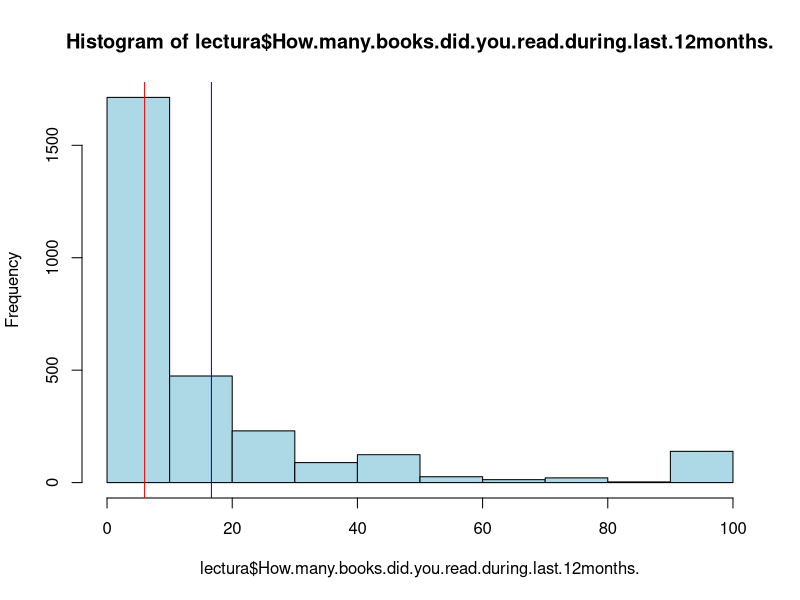
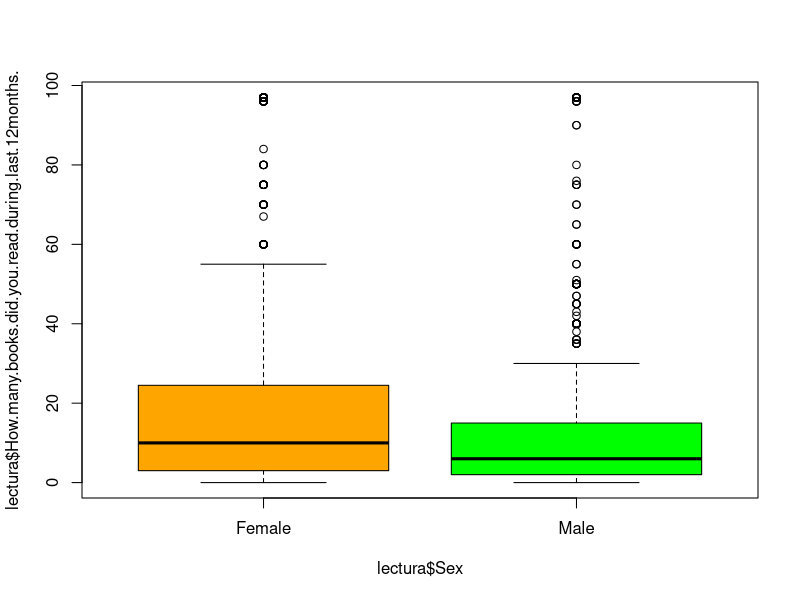
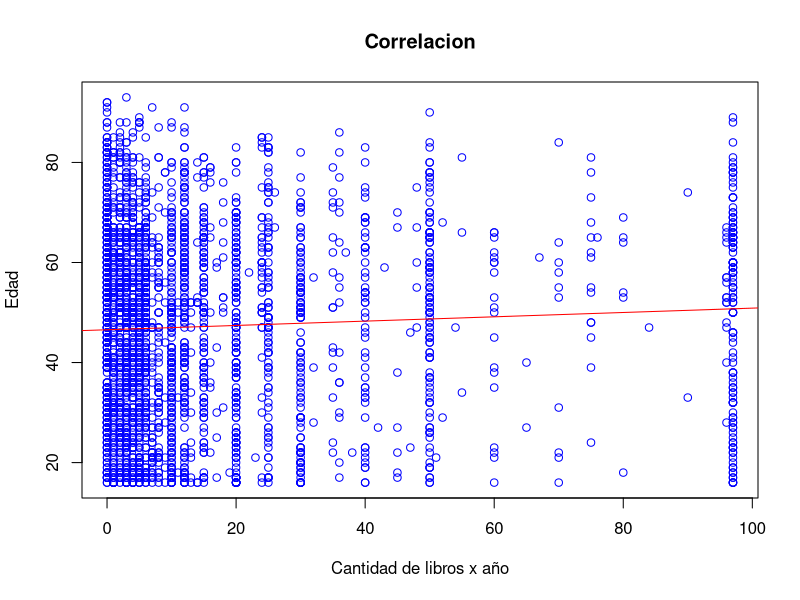
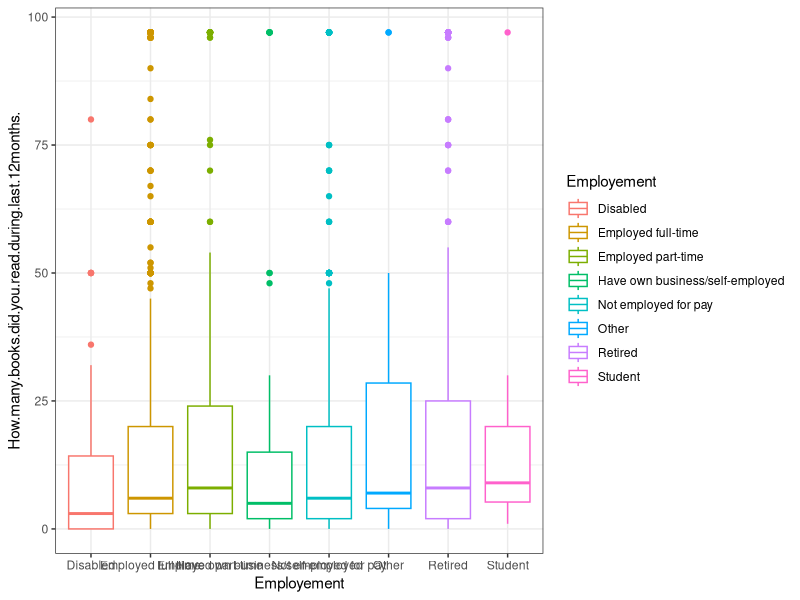
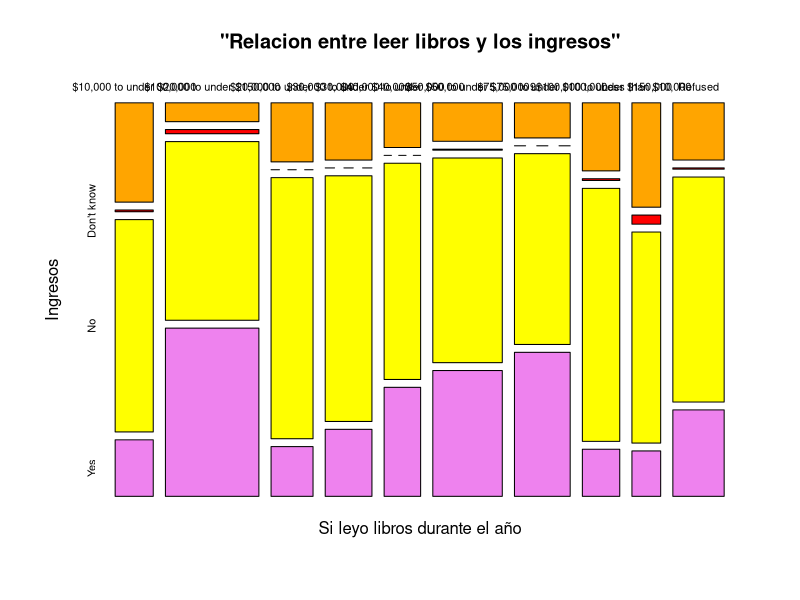
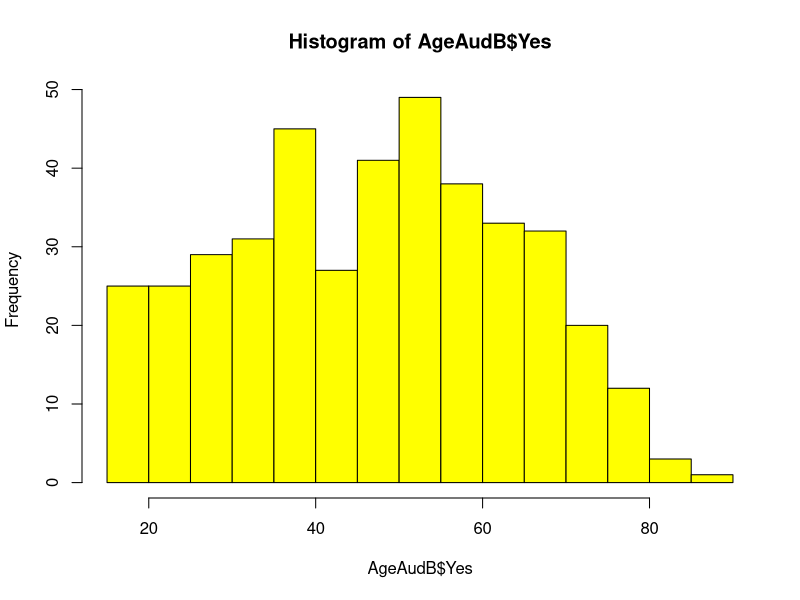

Write the R code that produced these figures, in order.
## ---- chunk 1
lectura <- read.csv("HabitoLeer.csv")
## ---- chunk 2
require(stats)
library (corrplot)
library(ggplot2)
library(dplyr)
library(tidyverse)
library(lubridate)
## ---- chunk 3
summary(lectura)
## ---- chunk 4
summary(lectura$How.many.books.did.you.read.during.last.12months.)
## ---- chunk 5
hist(lectura$How.many.books.did.you.read.during.last.12months.,col="lightblue")
medialib <- mean(lectura$How.many.books.did.you.read.during.last.12months.)

abline(v=medialib,col="blue")

medianlib <- median(lectura$How.many.books.did.you.read.during.last.12months.)
abline(v=medianlib,col="red")
## ---- chunk 6
boxplot(lectura$How.many.books.did.you.read.during.last.12months. ~ lectura$Sex, col=c("orange","green"))
## ---- chunk 7
t.test(lectura$How.many.books.did.you.read.during.last.12months.~lectura$Sex, alternative = "two.sided")
## ---- chunk 8
5.147e-13 < 0.05
## ---- chunk 9
plot(lectura$How.many.books.did.you.read.during.last.12months., lectura$Age,col="blue",main="Correlacion",xlab="Cantidad de libros x año",ylab="Edad")
model <- lm(lectura$Age ~ lectura$How.many.books.did.you.read.during.last.12months.)
abline(model,col="red")
## ---- chunk 10
cor(lectura$How.many.books.did.you.read.during.last.12months., lectura$Age)
## ---- chunk 11
ggplot(data = lectura, aes(x= Employement , y= How.many.books.did.you.read.during.last.12months., color= Employement))+ geom_boxplot()+theme_bw()
## ---- chunk 12
anova <- aov(lectura$How.many.books.did.you.read.during.last.12months.~lectura$Employement)
summary(anova)
## ---- chunk 13
0.000325 < 0
## ---- chunk 14
tab <- table(lectura$Incomes, lectura$Read.any.e.books.during.last.12months., dnn = c("Si leyo libros durante el año","Ingresos"))
  tab
## ---- chunk 15
mosaicplot(tab, main = deparse("Relacion entre leer libros y los ingresos"), color = c("orange","red","yellow","violet"))
## ---- chunk 16
chisq.test(tab)
## ---- chunk 17
2.2e-16 < 0.05
## ---- chunk 18
tabLec <- table(lectura$Age, lectura$Read.any.audiobooks.during.last.12months., dnn = c("Edad","Respuesta si escucho algun audio libro en el a;o"))
  tabLec
## ---- chunk 19
AgeAudB<- split(lectura$Age,lectura$Read.any.audiobooks.during.last.12months.)
hist(AgeAudB$Yes, col = "yellow")
